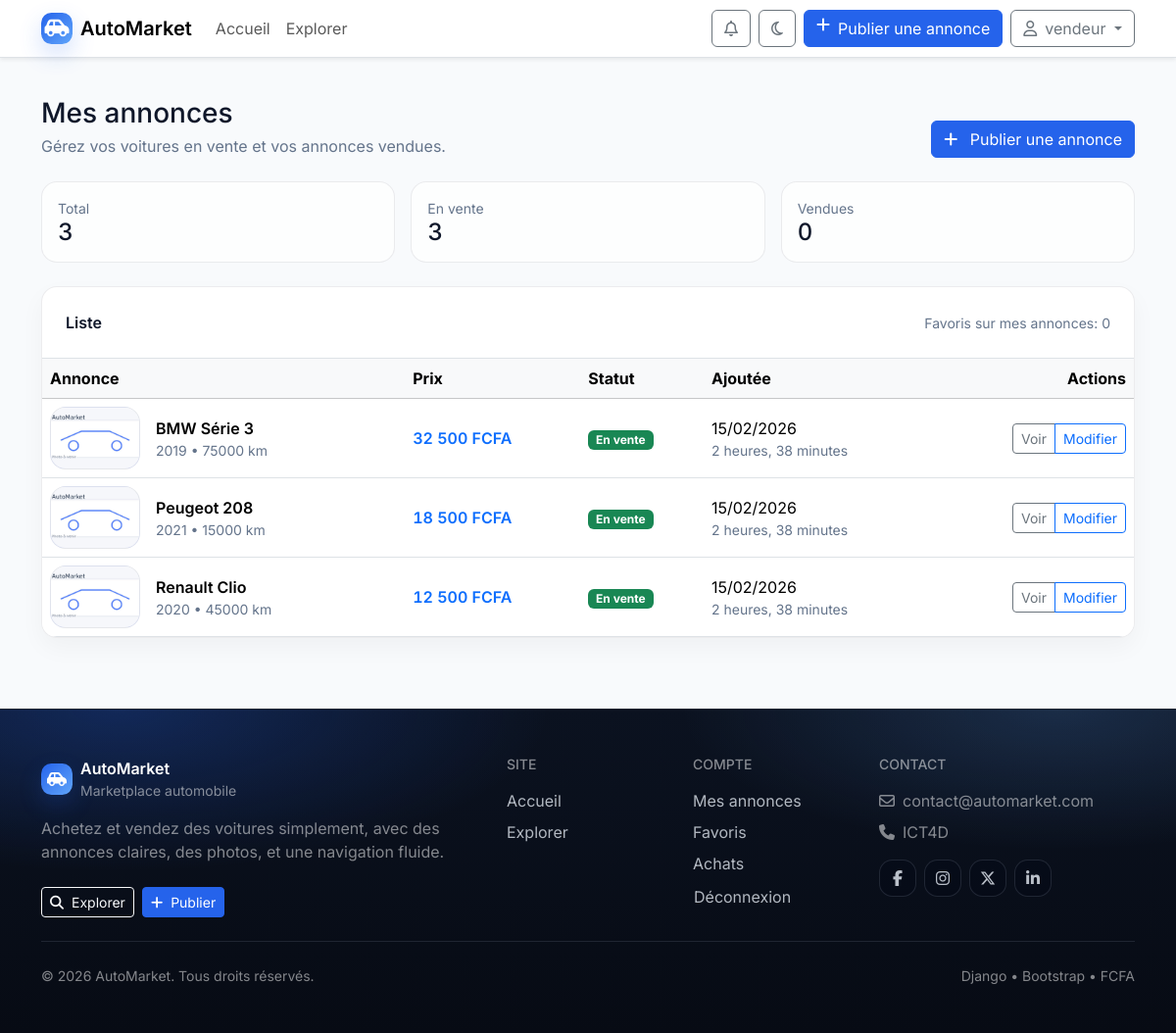
Screenshot of /mes-voitures/ (signed in) with the database file from the repository.
### voitures/models.py (models this page shows, shortened)
class Voiture(models.Model):
    ETAT_CHOICES = [
        ('neuf', 'Neuf'),
        ('occasion', 'Occasion'),
        ('reconditionne', 'Reconditionné'),
    ]
    COULEUR_CHOICES = [
        ('blanc', 'Blanc'),
        ('noir', 'Noir'),
        ('gris', 'Gris'),
        ('rouge', 'Rouge'),
        ('bleu', 'Bleu'),
        ('vert', 'Vert'),
        ('jaune', 'Jaune'),
        ('argent', 'Argent'),
        ('orange', 'Orange'),
        ('violet', 'Violet'),
        ('marron', 'Marron'),
        ('beige', 'Beige'),
    ]
    modele = models.ForeignKey(Modele, on_delete=models.CASCADE, related_name='voitures')
    prix = models.DecimalField(max_digits=10, decimal_places=2)
    kilometrage = models.PositiveIntegerField(default=0)
    annee = models.PositiveIntegerField(
        validators=[MinValueValidator(1900), MaxValueValidator(2026)]
    )
    couleur = models.CharField(max_length=20, choices=COULEUR_CHOICES)
    etat = models.CharField(max_length=20, choices=ETAT_CHOICES)
    description = models.TextField()
    date_ajout = models.DateTimeField(auto_now_add=True)
    date_modification = models.DateTimeField(auto_now=True)
    vendeur = models.ForeignKey(User, on_delete=models.CASCADE, related_name='voitures_vendues')
    est_vendue = models.BooleanField(default=False)
    est_reservee = models.BooleanField(default=False)
    image_principale = models.ImageField(
        upload_to='voitures/',
        default='voitures/default.jpg',
        blank=True
    )
    vue = models.PositiveIntegerField(default=0)
    class Meta:
        ordering = ['-date_ajout']
        verbose_name = 'Voiture'
        verbose_name_plural = 'Voitures'

class Modele(models.Model):
    TYPE_CARBURANT = [
        ('essence', 'Essence'),
        ('diesel', 'Diesel'),
        ('hybride', 'Hybride'),
        ('electrique', 'Électrique'),
        ('gpl', 'GPL'),
    ]
    TRANSMISSION = [
        ('manuelle', 'Manuelle'),
        ('automatique', 'Automatique'),
        ('semi-auto', 'Semi-automatique'),
    ]
    marque = models.ForeignKey(Marque, on_delete=models.CASCADE, related_name='modeles')
    nom = models.CharField(max_length=100)
    annee_lancement = models.PositiveIntegerField(
        validators=[MinValueValidator(1900), MaxValueValidator(2026)]
    )
    type_carburant = models.CharField(max_length=20, choices=TYPE_CARBURANT, default='essence')
    transmission = models.CharField(max_length=20, choices=TRANSMISSION, default='manuelle')
    puissance = models.PositiveIntegerField(help_text="Puissance en chevaux", default=100)
    consommation = models.FloatField(help_text="Consommation en L/100km", default=6.0)
    description = models.TextField(blank=True)
    class Meta:
        ordering = ['marque', 'nom']
        unique_together = ['marque', 'nom']
        verbose_name = 'Modèle'
        verbose_name_plural = 'Modèles'

class Marque(models.Model):
    nom = models.CharField(max_length=100, unique=True)
    pays = models.CharField(max_length=100)
    logo = models.ImageField(upload_to='logos/', blank=True, null=True)
    date_creation = models.DateField()
    description = models.TextField(blank=True)
    class Meta:
        ordering = ['nom']
        verbose_name = 'Marque'
        verbose_name_plural = 'Marques'

### voitures/views.py (the view)
# urls.py: path('mes-voitures/', views.mes_voitures, name='mes_voitures'),
@login_required
def mes_voitures(request):
    voitures = Voiture.objects.filter(vendeur=request.user).order_by('-date_ajout')
    voitures_en_vente = voitures.filter(est_vendue=False).count()
    voitures_vendues = voitures.filter(est_vendue=True).count()
    total_favoris = Favori.objects.filter(voiture__vendeur=request.user).count()
    context = {
        'voitures': voitures,
        'voitures_en_vente': voitures_en_vente,
        'voitures_vendues': voitures_vendues,
        'total_favoris': total_favoris,
    }
    return render(request, 'voitures/mes_voitures.html', context)

### templates/voitures/mes_voitures.html (shortened to what this page needs)
{% extends 'base.html' %}
{% load static %}
{% load currency %}
{% block main_class %}container py-4{% endblock %}
{% block content %}
<div class="d-flex flex-wrap align-items-end justify-content-between gap-3 mb-4">
  <div>
    <h1 class="h3 mb-1">Mes annonces</h1>
    <p class="am-muted mb-0">Gérez vos voitures en vente et vos annonces vendues.</p>
  </div>
  <a class="btn btn-primary" href="{% url 'ajouter_voiture' %}">
    <i class="fa-solid fa-plus me-2"></i> Publier une annonce
  </a>
</div>
<div class="row g-3 mb-4">
  <div class="col-md-4">
    <div class="am-kpi p-3">
      <div class="small am-muted">Total</div>
      <div class="h4 mb-0 value">{{ voitures.count }}</div>
    </div>
  </div>
  <div class="col-md-4">
    <div class="am-kpi p-3">
      <div class="small am-muted">En vente</div>
      <div class="h4 mb-0 value">{{ voitures_en_vente }}</div>
    </div>
  </div>
  <div class="col-md-4">
    <div class="am-kpi p-3">
      <div class="small am-muted">Vendues</div>
      <div class="h4 mb-0 value">{{ voitures_vendues }}</div>
    </div>
  </div>
</div>
<div class="am-card overflow-hidden">
  <div class="p-3 p-md-4 border-bottom d-flex align-items-center justify-content-between gap-2">
    <div class="fw-semibold">Liste</div>
    <span class="small am-muted">Favoris sur mes annonces: {{ total_favoris }}</span>
  </div>
  {% if voitures %}
    <div class="table-responsive">
      <table class="table align-middle mb-0">
        <thead class="table-light">
          <tr>
            <th>Annonce</th>
            <th class="text-nowrap">Prix</th>
            <th class="text-nowrap">Statut</th>
            <th class="text-nowrap">Ajoutée</th>
            <th class="text-end">Actions</th>
          </tr>
        </thead>
        <tbody>
          {% for v in voitures %}
            <tr>
              <td>
                <div class="d-flex align-items-center gap-3">
                  <div class="am-car-media" style="width:92px; height:64px;">
                    <img class="am-img-cover" src="{{ v.image_principale.url }}"
                         onerror="this.onerror=null;this.src='{% static 'img/placeholder-car.svg' %}';"
                         alt="{{ v.modele.marque.nom }} {{ v.modele.nom }}">
                  </div>
                  <div>
                    <div class="fw-semibold">{{ v.modele.marque.nom }} {{ v.modele.nom }}</div>
                    <div class="small am-muted">{{ v.annee }} • {{ v.kilometrage|floatformat:0 }} km</div>
                  </div>
                </div>
              </td>
              <td class="fw-semibold text-primary am-price">{{ v.prix|fcfa }}</td>
              <td>
                {% if v.est_vendue %}
                  <span class="badge text-bg-danger">Vendue</span>
                {% elif v.est_reservee %}
                  <span class="badge text-bg-warning">Réservée</span>
                {% else %}
                  <span class="badge text-bg-success">En vente</span>
                {% endif %}
              </td>
              <td class="text-nowrap">
                <div>{{ v.date_ajout|date:"d/m/Y" }}</div>
                <div class="small am-muted">{{ v.date_ajout|timesince }}</div>
              </td>
              <td class="text-end">
                <div class="btn-group">
                  <a class="btn btn-sm btn-outline-secondary" href="{% url 'detail_voiture' v.id %}">Voir</a>
                  <a class="btn btn-sm btn-outline-primary" href="{% url 'modifier_voiture' v.id %}">Modifier</a>
                </div>
              </td>
            </tr>
          {% endfor %}
        </tbody>
      </table>
    </div>
  {% else %}
    <div class="p-4">
      <div class="alert alert-info mb-0">Vous n'avez pas encore publié d'annonce.</div>
    </div>
  {% endif %}
</div>
{% endblock %}

### templates/base.html (shortened to what this page needs)
{% load static %}
<!doctype html>
<html lang="fr" data-theme="light">
<head>
  <link href="https://cdn.jsdelivr.net/npm/bootstrap@5.3.3/dist/css/bootstrap.min.css" rel="stylesheet">
  <link rel="stylesheet" href="https://cdnjs.cloudflare.com/ajax/libs/font-awesome/6.5.2/css/all.min.css">
  <link rel="stylesheet" href="{% static 'css/app.css' %}">
</head>
<body class="{% block body_class %}{% endblock %}">
  <nav class="navbar navbar-expand-lg bg-white border-bottom shadow-sm sticky-top">
    <div class="container">
      <a class="navbar-brand fw-semibold d-flex align-items-center gap-2" href="{% url 'accueil' %}">
        <span class="brand-mark"><i class="fa-solid fa-car-side"></i></span>
        <span>AutoMarket</span>
      </a>
      <div class="collapse navbar-collapse" id="navbarNav">
        <ul class="navbar-nav me-auto">
          <li class="nav-item">
            <a class="nav-link {% if request.resolver_match.url_name == 'accueil' %}active{% endif %}"
               href="{% url 'accueil' %}">Accueil</a>
          </li>
          <li class="nav-item">
            <a class="nav-link {% if request.resolver_match.url_name == 'liste_voitures' %}active{% endif %}"
               href="{% url 'liste_voitures' %}">Explorer</a>
          </li>
        </ul>
        <div class="d-flex align-items-center gap-2">
          {% if user.is_authenticated %}
          <a class="btn btn-outline-secondary position-relative" href="{% url 'notifications' %}" aria-label="Notifications">
            <i class="fa-regular fa-bell"></i>
          </a>
          <button class="btn btn-outline-secondary" type="button" data-theme-toggle aria-label="Mode sombre/clair">
            <i class="fa-regular fa-moon"></i>
          </button>
          <a class="btn btn-primary d-none d-lg-inline-flex" href="{% url 'ajouter_voiture' %}">
            <i class="fa-solid fa-plus me-2"></i> Publier une annonce
          </a>
          <div class="dropdown">
            <button class="btn btn-outline-secondary dropdown-toggle" type="button" data-bs-toggle="dropdown"
                    aria-expanded="false">
              <i class="fa-regular fa-user me-2"></i>{{ user.username }}
            </button>
          </div>
          {% else %}
          <a class="btn btn-outline-secondary" href="{% url 'connexion' %}">Connexion</a>
          <a class="btn btn-primary" href="{% url 'inscription' %}">Créer un compte</a>
          {% endif %}
        </div>
      </div>
    </div>
  </nav>
  <main class="{% block main_class %}container py-4{% endblock %}">
    {% block content %}{% endblock %}
  </main>
  <footer class="am-footer mt-5">
    <div class="container py-5">
      <div class="row g-4">
        <div class="col-lg-5">
          <div class="d-flex align-items-center gap-2 mb-3">
            <span class="brand-mark"><i class="fa-solid fa-car-side"></i></span>
            <div>
              <div class="fw-semibold text-white">AutoMarket</div>
              <div class="small text-white-50">Marketplace automobile</div>
            </div>
          </div>
          <p class="text-white-50 mb-4">
            Achetez et vendez des voitures simplement, avec des annonces claires, des photos, et une navigation fluide.
          </p>
          <div class="d-flex flex-wrap gap-2">
            <a class="btn btn-sm btn-outline-light" href="{% url 'liste_voitures' %}">
              <i class="fa-solid fa-magnifying-glass me-2"></i>Explorer
            </a>
            {% if user.is_authenticated %}
              <a class="btn btn-sm btn-primary" href="{% url 'ajouter_voiture' %}">
                <i class="fa-solid fa-plus me-2"></i>Publier
              </a>
            {% else %}
              <a class="btn btn-sm btn-primary" href="{% url 'inscription' %}">Créer un compte</a>
            {% endif %}
          </div>
        </div>
        <div class="col-6 col-lg-2">
          <h6 class="text-uppercase small text-white-50 mb-3">Site</h6>
          <ul class="list-unstyled vstack gap-2 mb-0">
            <li><a class="am-footer-link" href="{% url 'accueil' %}">Accueil</a></li>
            <li><a class="am-footer-link" href="{% url 'liste_voitures' %}">Explorer</a></li>
          </ul>
        </div>
        <div class="col-6 col-lg-2">
          <h6 class="text-uppercase small text-white-50 mb-3">Compte</h6>
          <ul class="list-unstyled vstack gap-2 mb-0">
            {% if user.is_authenticated %}
              <li><a class="am-footer-link" href="{% url 'mes_voitures' %}">Mes annonces</a></li>
              <li><a class="am-footer-link" href="{% url 'mes_favoris' %}">Favoris</a></li>
              <li><a class="am-footer-link" href="{% url 'mes_achats' %}">Achats</a></li>
              <li>
                <form method="post" action="{% url 'deconnexion' %}">
                  <button class="am-footer-link btn btn-link p-0 text-start" type="submit">Déconnexion</button>
                </form>
              </li>
            {% else %}
              <li><a class="am-footer-link" href="{% url 'connexion' %}">Connexion</a></li>
              <li><a class="am-footer-link" href="{% url 'inscription' %}">Inscription</a></li>
            {% endif %}
          </ul>
        </div>
        <div class="col-lg-3">
          <h6 class="text-uppercase small text-white-50 mb-3">Contact</h6>
          <div class="text-white-50 vstack gap-2">
            <div><i class="fa-regular fa-envelope me-2"></i>contact@automarket.com</div>
            <div><i class="fa-solid fa-phone me-2"></i>ICT4D</div>
          </div>
          <div class="d-flex gap-2 mt-3">
            <a class="am-social" href="#" aria-label="Facebook"><i class="fa-brands fa-facebook-f"></i></a>
            <a class="am-social" href="#" aria-label="Instagram"><i class="fa-brands fa-instagram"></i></a>
            <a class="am-social" href="#" aria-label="X"><i class="fa-brands fa-x-twitter"></i></a>
            <a class="am-social" href="#" aria-label="LinkedIn"><i class="fa-brands fa-linkedin-in"></i></a>
          </div>
        </div>
      </div>
      <div class="am-footer-bottom d-flex flex-wrap justify-content-between align-items-center gap-2 pt-4 mt-4">
        <small class="text-white-50">&copy; {% now "Y" %} AutoMarket. Tous droits réservés.</small>
        <small class="text-white-50">Django • Bootstrap • FCFA</small>
      </div>
    </div>
  </footer>
</body>
</html>

### rows the page displays
Voiture: image_principale (placeholder picture), modele.marque.nom "BMW", modele.nom "Série 3", annee "2019", kilometrage "75000", prix|fcfa "32 500 FCFA", est_vendue "En vente", date_ajout "15/02/2026", date_ajout "2 heures, 38 minutes"
Voiture: image_principale (placeholder picture), modele.marque.nom "Peugeot", modele.nom "208", annee "2021", kilometrage "15000", prix|fcfa "18 500 FCFA", est_vendue "En vente", date_ajout "15/02/2026", date_ajout "2 heures, 38 minutes"
Voiture: image_principale (placeholder picture), modele.marque.nom "Renault", modele.nom "Clio", annee "2020", kilometrage "45000", prix|fcfa "12 500 FCFA", est_vendue "En vente", date_ajout "15/02/2026", date_ajout "2 heures, 38 minutes"

### other values shown
{{ user.username }} "vendeur"
{{ voitures.count }} "3"
{{ voitures_en_vente }} "3"
{{ voitures_vendues }} "0"
{{ total_favoris }} "0"
